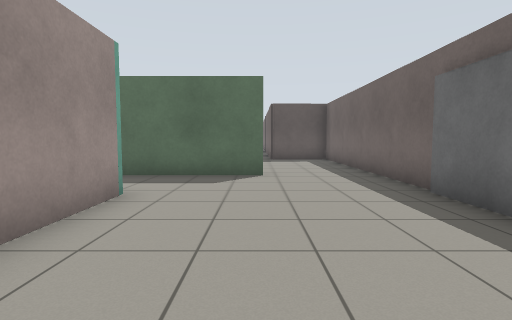
[1] (above)

20 first-person views from a walk through a robot-simulator world made for Gazebo. The camera is 0.94 m above the floor, tilts 4° down and sees 80° across. The floor is counted in squares, 1 m on a side. Each view is taken from the middle of a square. On the plan, view 1 faces up. The plan holds only what a view shows up to about 11 squares ahead; the rest is blank.

[2]
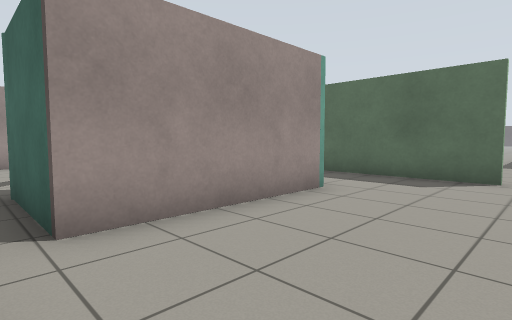

[3]
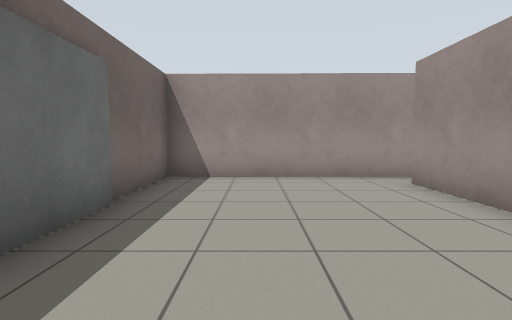

[4]
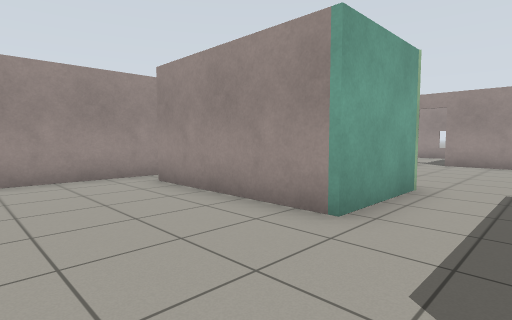

[5]
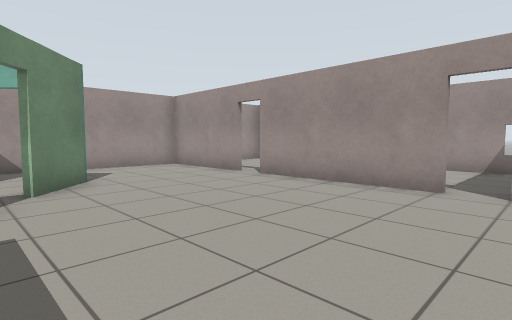

[6]
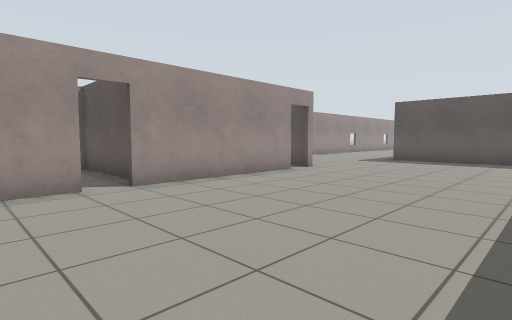

[7]
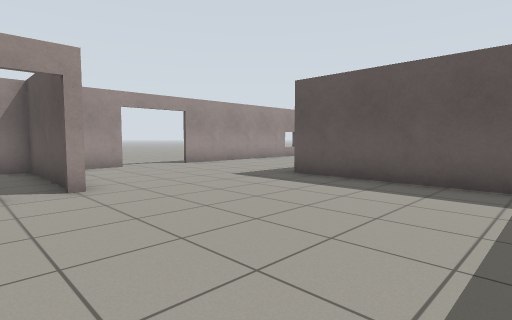

[8]
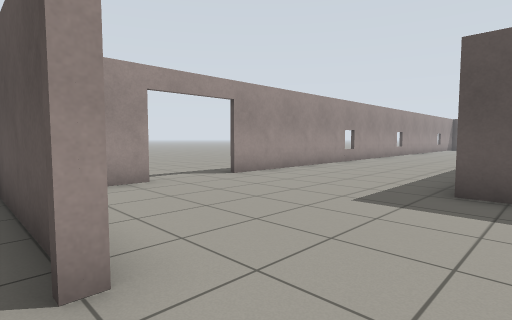

[9]
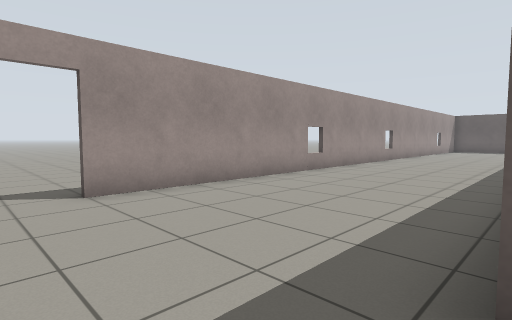

[10]
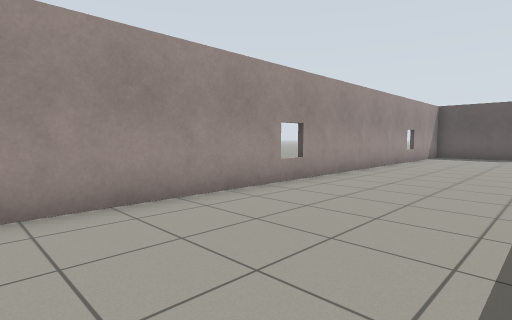

[11]
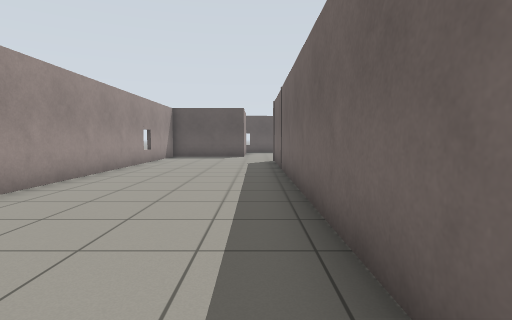

[12]
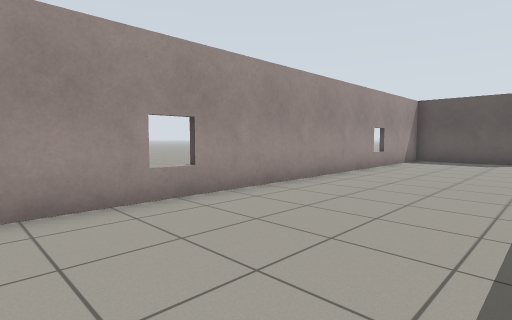

[13]
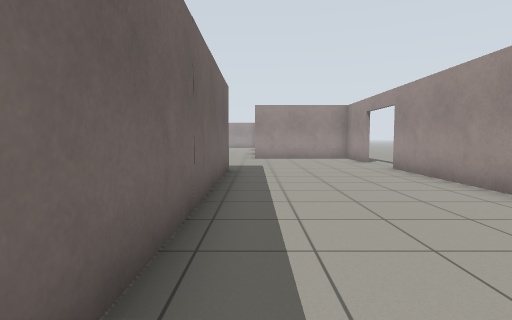

[14]
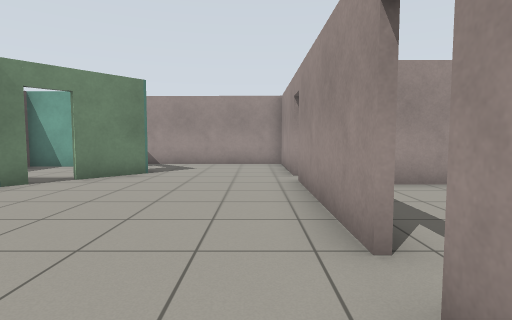

[15]
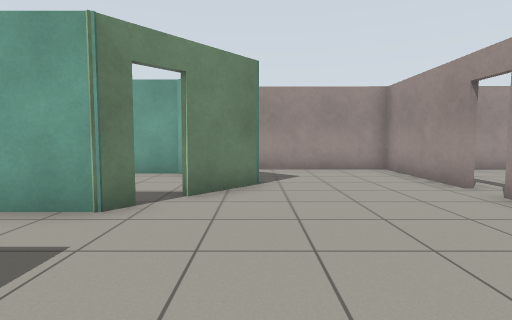

[16]
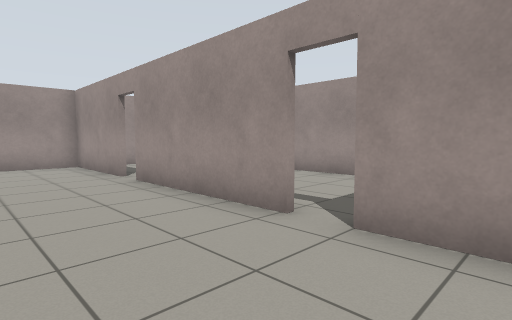

[17]
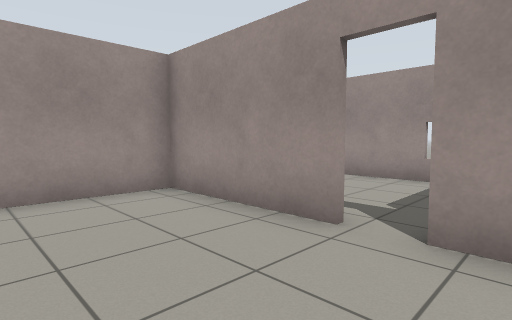

[18]
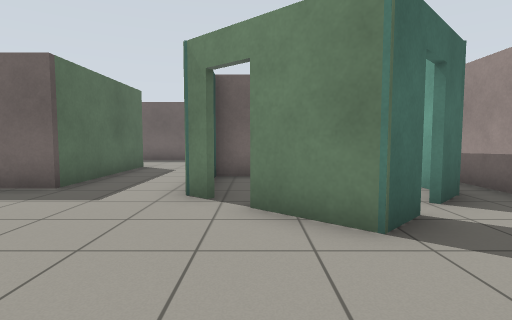

[19]
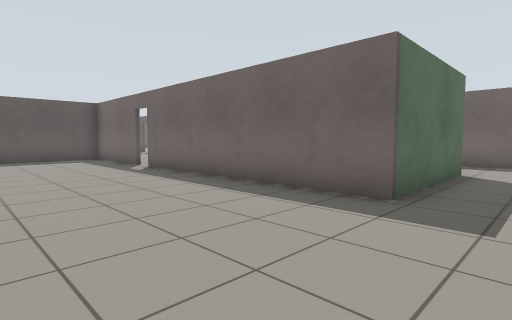

[20]
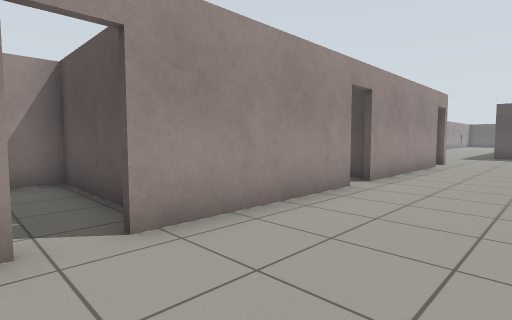

### Floor plan
Points are (right, up) in squares from view 1. A wall is a line through its corners. A room is listed if a view was taken in it or the views show most of it. See-through windows are left out.
Room 1 (views 1, 2, 3, 4)
walls: (-2.3, 5.1) (-2.3, 0.6) (-5, 0.6); (3.2, 5.5) (3.2, 7.4); (-5.5, -0.3) (3.2, -0.5) (3.2, 2.5)
ways out: opening at (-1, 6.5) to room 2; opening at (1.5, 8)
objects: door leaf (3, 4)
Room 2 (views 5, 6, 7, 8, 9, 10, 11, 12, 13, 14, 15, 16, 17, 18, 19, 20)
walls: (-5.5, 20.7) (-10.2, 20.7) (-10.2, 38.9); (-10.9, 14.5) (-10.9, 9.4); (-15.3, 18.1) (-15.3, 14.9); (-10.9, 8.6) (-10.9, 4.1); (0.2, 7.8) (-4.3, 7.8) (-4.3, 15.9); (-5.4, 4.7) (-5, 5.1) (-2.3, 5.1); (-10.9, 3.4) (-10.9, -0.2) (-5.5, -0.3); (-6.3, 2) (-7.1, 2.7) (-5.9, 4.1); (-15.3, 41.4) (-15.3, 20.4); (-12.1, 43.8) (-12.9, 43.8)
ways out: opening at (-1, 6.5) to room 1; open door at (-11, 9) to room 3; gap at (-11, 3.5) to room 4; opening at (-11, 42.3); open door at (-15, 19); open door at (-11, 15); open door at (-6, 4); open door at (-5, 5); open door at (-4, 16.5)
Room 3 (no view inside)
walls: (-11.2, 9.9) (-15.3, 9.9) (-15.3, 5); (-14, 4.8) (-12.7, 4.8)
ways out: open door at (-11, 9) to room 2
Room 4 (no view inside)
walls: (-14.6, -0.2) (-13.6, -0.2); (-12.1, 4.6) (-15.4, 4.6); (-15.3, 5) (-15.3, 1)
ways out: gap at (-11, 3.5) to room 2

Positions as (right, up) in squares from view 1, and headings:
1: (0, 0), facing up
2: (1, 0), facing up-left
3: (1, 7), facing down
4: (1, 7), facing down-left
5: (-5, 10), facing down-left
6: (-5, 7), facing up-left
7: (-5, 14), facing up-left
8: (-9, 15), facing up-left
9: (-10, 19), facing up-left
10: (-11, 27), facing up-left
11: (-11, 28), facing up
12: (-11, 30), facing up-left
13: (-11, 30), facing down
14: (-10, 11), facing down
15: (-7, 9), facing down
16: (-8, 11), facing down-left
17: (-8, 5), facing down-left
18: (-10, 4), facing right
19: (-9, 6), facing up-right
20: (-8, 3), facing up-left
